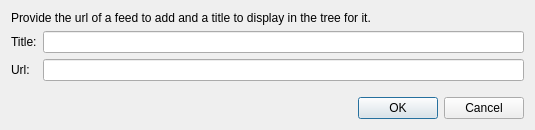
<?xml version="1.0" encoding="UTF-8"?>
<ui version="4.0">
 <class>Dialog</class>
 <widget class="QDialog" name="Dialog">
  <property name="geometry">
   <rect>
    <x>0</x>
    <y>0</y>
    <width>535</width>
    <height>130</height>
   </rect>
  </property>
  <property name="windowTitle">
   <string>Add Feed</string>
  </property>
  <layout class="QGridLayout" name="gridLayout">
   <item row="0" column="0">
    <widget class="QLabel" name="label_2">
     <property name="text">
      <string>Provide the url of a feed to add and a title to display in the tree for it.</string>
     </property>
    </widget>
   </item>
   <item row="1" column="0">
    <layout class="QHBoxLayout" name="horizontalLayout">
     <item>
      <layout class="QVBoxLayout" name="verticalLayout_2">
       <item>
        <widget class="QLabel" name="label_3">
         <property name="text">
          <string>Title:</string>
         </property>
         <property name="buddy">
          <cstring>title</cstring>
         </property>
        </widget>
       </item>
       <item>
        <widget class="QLabel" name="label">
         <property name="text">
          <string>Url:</string>
         </property>
         <property name="buddy">
          <cstring>url</cstring>
         </property>
        </widget>
       </item>
      </layout>
     </item>
     <item>
      <layout class="QVBoxLayout" name="verticalLayout">
       <item>
        <widget class="QLineEdit" name="title"/>
       </item>
       <item>
        <widget class="QLineEdit" name="url"/>
       </item>
      </layout>
     </item>
    </layout>
   </item>
   <item row="2" column="0">
    <spacer name="verticalSpacer">
     <property name="orientation">
      <enum>Qt::Vertical</enum>
     </property>
     <property name="sizeHint" stdset="0">
      <size>
       <width>20</width>
       <height>13</height>
      </size>
     </property>
    </spacer>
   </item>
   <item row="3" column="0">
    <widget class="QDialogButtonBox" name="buttonBox">
     <property name="orientation">
      <enum>Qt::Horizontal</enum>
     </property>
     <property name="standardButtons">
      <set>QDialogButtonBox::Cancel|QDialogButtonBox::Ok</set>
     </property>
    </widget>
   </item>
  </layout>
 </widget>
 <tabstops>
  <tabstop>url</tabstop>
  <tabstop>title</tabstop>
  <tabstop>buttonBox</tabstop>
 </tabstops>
 <resources/>
 <connections>
  <connection>
   <sender>buttonBox</sender>
   <signal>accepted()</signal>
   <receiver>Dialog</receiver>
   <slot>accept()</slot>
   <hints>
    <hint type="sourcelabel">
     <x>171</x>
     <y>110</y>
    </hint>
    <hint type="destinationlabel">
     <x>157</x>
     <y>128</y>
    </hint>
   </hints>
  </connection>
  <connection>
   <sender>buttonBox</sender>
   <signal>rejected()</signal>
   <receiver>Dialog</receiver>
   <slot>reject()</slot>
   <hints>
    <hint type="sourcelabel">
     <x>171</x>
     <y>116</y>
    </hint>
    <hint type="destinationlabel">
     <x>286</x>
     <y>128</y>
    </hint>
   </hints>
  </connection>
 </connections>
</ui>
